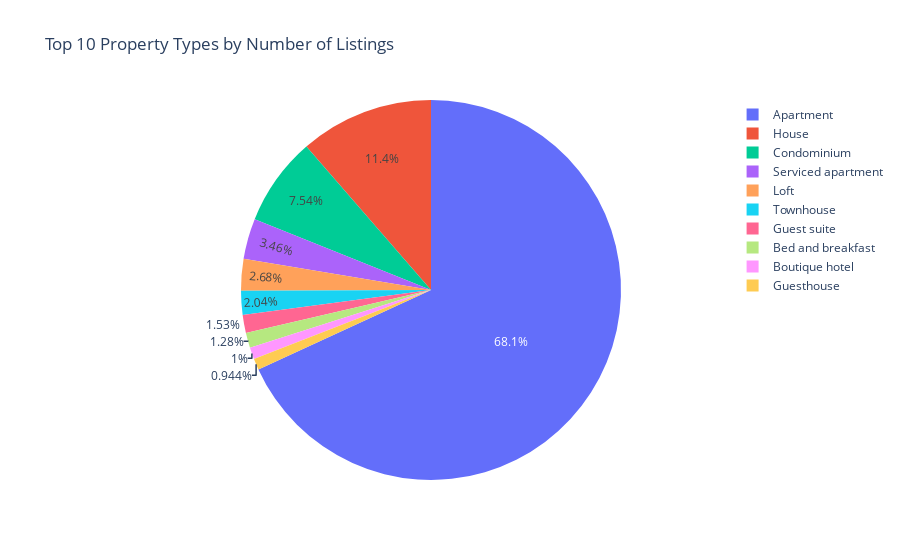

Source (notebook cell):
### Code cell
import pandas as pd
import plotly.express as px

# Assuming you have a DataFrame 'df2' with your data

# Group by 'Property_type' and count the occurrences
grouped_df = df.groupby('Property_type').size().reset_index(name='Number')

# Sort by Number in descending order and get the top 10
top_property_types = grouped_df.sort_values(by='Number', ascending=False).head(10)

# Create a pie chart using Plotly Express
fig = px.pie(top_property_types,
             names='Property_type',
             values='Number',
             title='Top 10 Property Types by Number of Listings')

# Show the chart
fig.show()

### Figure 1 — Plotly figure (JSON) as saved in the notebook; plotly's stock layout.template omitted (floating-point values rounded to 4 significant figures)
{"data": [{"domain": {"x": [0, 1], "y": [0, 1]}, "hovertemplate": "Property_type=%{label}<br>Number=%{value}<extra></extra>", "labels": ["Apartment", "House", "Condominium", "Serviced apartment", "Loft", "Townhouse", "Guest suite", "Bed and breakfast", "Boutique hotel", "Guesthouse"], "legendgroup": "", "name": "", "showlegend": true, "type": "pie", "values": [3608, 603, 399, 183, 142, 108, 81, 68, 53, 50]}], "layout": {"legend": {"tracegroupgap": 0}, "title": {"text": "Top 10 Property Types by Number of Listings"}}}
